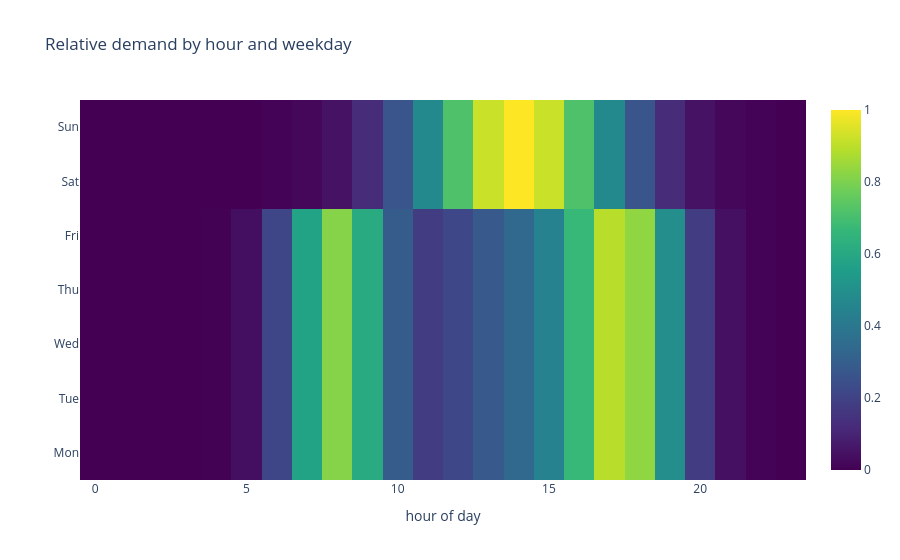

The notebook cell saved with this chart:
### Code cell
hours = np.arange(24)
commute = np.exp(-((hours - 8) ** 2) / 3) + np.exp(-((hours - 17.5) ** 2) / 4)
leisure = np.exp(-((hours - 14) ** 2) / 12)
profile = np.array([0.8 * commute + 0.3 * leisure if d < 5 else leisure for d in range(7)])
fig = go.Figure(go.Heatmap(z=profile.round(3), x=hours, y=["Mon", "Tue", "Wed", "Thu", "Fri", "Sat", "Sun"],
                           colorscale="Viridis"))
fig.update_layout(title="Relative demand by hour and weekday", xaxis_title="hour of day")
fig.show()

### Figure 1 — Plotly figure (JSON) as saved in the notebook; plotly's stock layout.template omitted (floating-point values rounded to 4 significant figures; data arrays with more than 128 entries replaced by an {"elided": "..."} marker saying what was removed)
{"data": [{"colorscale": [[0.0, "#440154"], [0.1111, "#482878"], [0.2222, "#3e4989"], [0.3333, "#31688e"], [0.4444, "#26828e"], [0.5556, "#1f9e89"], [0.6667, "#35b779"], [0.7778, "#6ece58"], [0.8889, "#b5de2b"], [1.0, "#fde725"]], "type": "heatmap", "x": [0, 1, 2, 3, 4, 5, 6, 7, 8, 9, 10, 11, 12, 13, 14, 15, 16, 17, 18, 19, 20, 21, 22, 23], "y": ["Mon", "Tue", "Wed", "Thu", "Fri", "Sat", "Sun"], "z": {"elided": "7x24 float values"}}], "layout": {"title": {"text": "Relative demand by hour and weekday"}, "xaxis": {"title": {"text": "hour of day"}}}}
